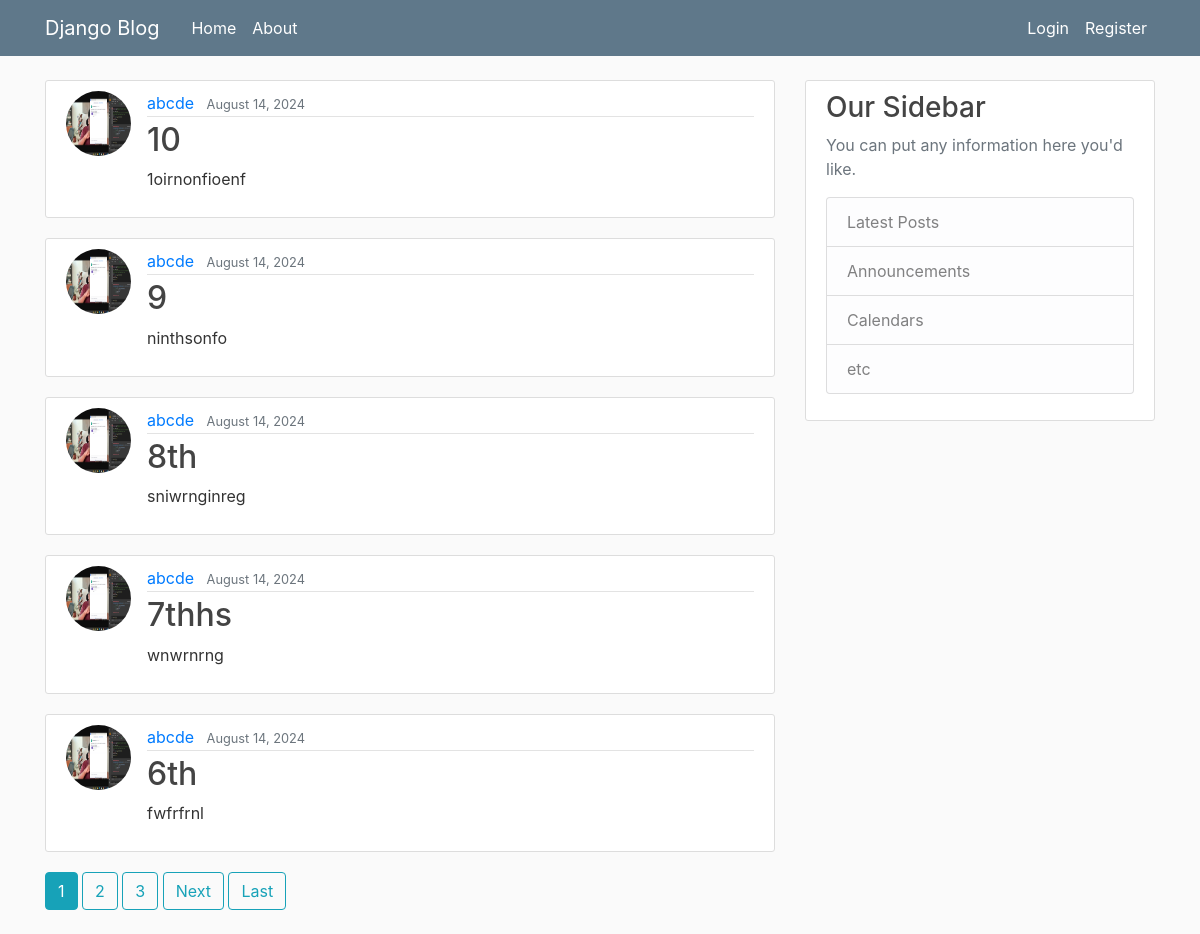
The page / on the database its author committed.
### blog_app/models.py (models this page shows, shortened)
class Post(models.Model):
    title = models.CharField(max_length=100)
    content = models.TextField()
    date_posted = models.DateTimeField(default=timezone.now)
    author = models.ForeignKey(User, on_delete=models.CASCADE)

### users/models.py (models this page shows, shortened)
class Profile(models.Model):
    user = models.OneToOneField(User, on_delete=models.CASCADE)
    image = models.ImageField(default='default.jpg', upload_to='profile_pics')
    bio = models.TextField()

### blog_app/views.py (the view)
# urls.py: path('', PostListView.as_view(), name='home-page'),
class PostListView(ListView):
    model = Post
    template_name = 'blog_app/home.html'
    context_object_name = 'posts'
    ordering = ['-date_posted']
    paginate_by = 5

### blog_app/templates/blog_app/home.html (shortened to what this page needs)
{% extends "blog_app/base.html" %}
{% block content %}
    {% for post in posts %}
        <article class="media content-section">
            <img class="rounded-circle article-img" src="{{post.author.profile.image.url}}">
            <div class="media-body">
            <div class="article-metadata">
                <a class="mr-2" href="{% url 'user-posts' post.author.username %}">{{ post.author }}</a>
                <small class="text-muted">{{ post.date_posted|date:"F d, Y" }}</small>
            </div>
            <h2><a class="article-title" href="{% url 'post-detail' post.id %}">{{ post.title }}</a></h2>
            <p class="article-content">{{ post.content }}</p>
            </div>
        </article>
    {% endfor%}
    {% if is_paginated %}
        {% for num in page_obj.paginator.page_range %}
            {% if page_obj.number == num %}
                <a class="btn btn-info mb-4" href="?page={{num}}">{{num}}</a>
            {% elif num > page_obj.number|add:'-3' and num < page_obj.number|add:'3' %}
                <a class="btn btn-outline-info mb-4" href="?page={{num}}">{{num}}</a>
            {% endif %}
        {% endfor %}
        {% if page_obj.has_next %}
            <a class="btn btn-outline-info mb-4" href="?page={{page_obj.next_page_number}}">Next</a>
            <a class="btn btn-outline-info mb-4" href="?page={{ page_obj.paginator.num_pages }}">Last</a>
        {% endif %}
    {% endif %}
{%endblock content%}

### blog_app/templates/blog_app/base.html (shortened to what this page needs)
{% load static %}
<!DOCTYPE html>
<html lang="en">
<head>
    <link rel="stylesheet" href="https://cdn.jsdelivr.net/npm/bootstrap@4.0.0/dist/css/bootstrap.min.css">
    <link rel="stylesheet" href="{% static 'blog_app/main.css' %}">
</head>
<body>
    <header class="site-header">
        <nav class="navbar navbar-expand-md navbar-dark bg-steel fixed-top">
          <div class="container">
            <a class="navbar-brand mr-4" href="{% url 'home-page' %}">Django Blog</a>
            <div class="collapse navbar-collapse" id="navbarToggle">
              <div class="navbar-nav mr-auto">
                <a class="nav-item nav-link" href="{% url 'home-page' %}">Home</a>
                <a class="nav-item nav-link" href="{% url 'about-page' %}">About</a>
              </div>
              <div class="navbar-nav">
                {% if user.is_authenticated %}
                  <a class="nav-item nav-link" href="{% url 'post-create' %}">New Post</a>
                  <a class="nav-item nav-link" href="{% url 'profile' %}">Profile</a>
                  <a class="nav-item nav-link" href="{% url 'logout' %}">Logout</a>
                {%else%}
                  <a class="nav-item nav-link" href="{% url 'login' %}">Login</a>
                  <a class="nav-item nav-link" href="{% url 'register' %}">Register</a>
                {% endif %}
              </div>
            </div>
          </div>
        </nav>
    </header>
    <main role="main" class="container">
        <div class="row">
          <div class="col-md-8">
            {% block content %}{% endblock %}
          </div>
          <div class="col-md-4">
            <div class="content-section">
              <h3>Our Sidebar</h3>
              <p class='text-muted'>You can put any information here you'd like.
                <ul class="list-group">
                  <li class="list-group-item list-group-item-light">Latest Posts</li>
                  <li class="list-group-item list-group-item-light">Announcements</li>
                  <li class="list-group-item list-group-item-light">Calendars</li>
                  <li class="list-group-item list-group-item-light">etc</li>
                </ul>
              </p>
            </div>
          </div>
        </div>
    </main>
</body>
</html>

### blog_app/static/blog_app/main.css (style rules this page uses)
body { background: #fafafa; color: #333333; margin-top: 5rem; }
h1, h2, h3, h4, h5, h6 { color: #444444; }
ul { margin: 0; }
.bg-steel { background-color: #5f788a; }
.site-header .navbar-nav .nav-link { color: #ffffff; }
.content-section { background: #ffffff; padding: 10px 20px; border: 1px solid #dddddd; border-radius: 3px; margin-bottom: 20px; }
.article-title { color: #444444; }
.article-content { white-space: pre-line; }
.article-img { height: 65px; width: 65px; margin-right: 16px; }
.article-metadata { padding-bottom: 1px; margin-bottom: 4px; border-bottom: 1px solid #e3e3e3 }

### rows shown on the page
Post: author.profile.image (picture), author "abcde", date_posted "August 14, 2024", title "10", content "1oirnonfioenf"
Post: author.profile.image (picture), author "abcde", date_posted "August 14, 2024", title "9", content "ninthsonfo"
Post: author.profile.image (picture), author "abcde", date_posted "August 14, 2024", title "8th", content "sniwrnginreg"
Post: author.profile.image (picture), author "abcde", date_posted "August 14, 2024", title "7thhs", content "wnwrnrng"
Post: author.profile.image (picture), author "abcde", date_posted "August 14, 2024", title "6th", content "fwfrfrnl"

### other values the page prints
{{ num }} "1"
{{ num }} "2" "3"
